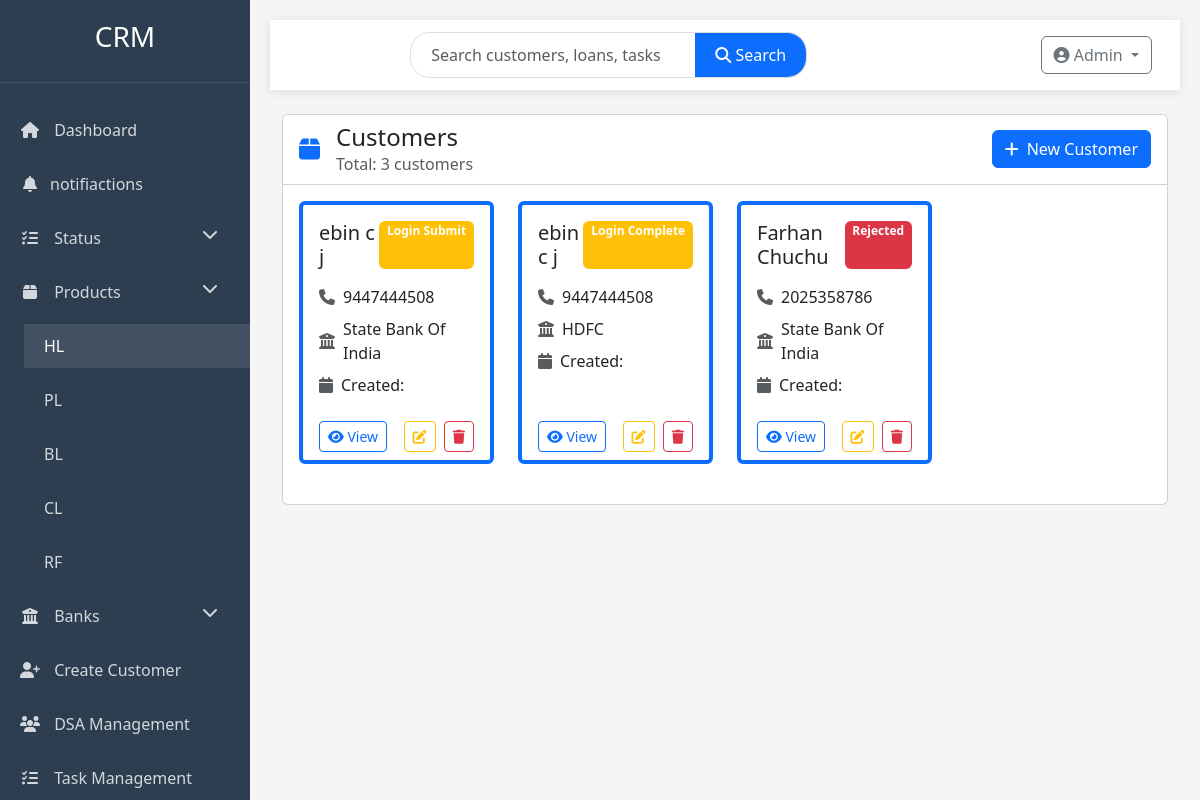
/product_catogory/HL/, run on the app's committed database.
### profiles/models.py (models this page shows, shortened)
class Customer(models.Model):
    f_name = models.CharField(max_length=50)
    l_name = models.CharField(max_length=50)
    phone_num = models.IntegerField()
    product = models.CharField(choices=PRODUCT_CHOICE, max_length=20)
    bank = models.CharField(choices=BANK_CHOICE, max_length=20)
    status = models.CharField(choices=STATUS_CHOICES, max_length=20)
    type = models.CharField(choices=TYPE_CHOICES, max_length=4)
    dsa = models.ForeignKey(DSA, on_delete=models.SET_NULL, null=True, blank=True)
    created_date = models.DateField(auto_now_add=True)

### profiles/views.py (the view)
# urls.py: path('product_catogory/<slug:val>/', views.Pdoduct_Catogory.as_view(),name="product_catogory"),
class Pdoduct_Catogory(View):
    def get(self,request,val):
        product = Customer.objects.filter(product=val)
        titles = product.values('f_name','l_name')
        return render(request,'Product_catogory.html',{'product': product, 'titles': titles})

### templates/Product_catogory.html (shortened to what this page needs)
{% extends 'base.html' %}
{% block content %}
<div class="row animate-fade">
    <div class="col-12">
        <div class="card">
            <div class="card-header bg-white">
                <div class="d-flex justify-content-between align-items-center">
                    <div class="d-flex align-items-center">
                        <i class="fas fa-box me-3 text-primary" style="font-size: 1.5rem;"></i>
                        <div>
                            <h4 class="mb-0">{{ product_name }} Customers</h4>
                            <p class="text-muted mb-0">Total: {{ product.count }} customers</p>
                        </div>
                    </div>
                    <a href="{% url 'create_customer' %}" class="btn btn-primary">
                        <i class="fas fa-plus me-2"></i>New Customer
                    </a>
                </div>
            </div>
            <div class="card-body">
                {% if product %}
                <div class="row">
                    {% for prd in product %}
                    <div class="col-xl-3 col-lg-4 col-md-6 mb-4">
                        <div class="card h-100 border-start border-4
                            {% if prd.product == 'HL' %}border-primary
                            {% elif prd.product == 'PL' %}border-success
                            {% elif prd.product == 'BL' %}border-warning
                            {% elif prd.product == 'CL' %}border-info
                            {% else %}border-secondary{% endif %}">
                            <div class="card-body">
                                <div class="d-flex justify-content-between mb-3">
                                    <h5 class="card-title mb-0">{{ prd.f_name }} {{ prd.l_name }}</h5>
                                    <span class="badge bg-{% if prd.status == 'disp' %}success{% elif prd.status == 'reject' %}danger{% else %}warning{% endif %}">
                                        {{ prd.get_status_display }}
                                    </span>
                                </div>
                                <div class="customer-info">
                                    <div class="d-flex align-items-center mb-2">
                                        <i class="fas fa-phone text-muted me-2"></i>
                                        <span>{{ prd.phone_num }}</span>
                                    </div>
                                    <div class="d-flex align-items-center mb-2">
                                        <i class="fas fa-university text-muted me-2"></i>
                                        <span>{{ prd.get_bank_display }}</span>
                                    </div>
                                    <div class="d-flex align-items-center">
                                        <i class="fas fa-calendar text-muted me-2"></i>
                                        <span>Created: {{ prd.created_at|date:"M d, Y" }}</span>
                                    </div>
                                </div>
                            </div>
                            <div class="card-footer bg-transparent border-0 d-flex justify-content-between">
                                <a href="{% url 'details' prd.pk %}" class="btn btn-sm btn-outline-primary">
                                    <i class="fas fa-eye"></i> View
                                </a>
                                <div>
                                    <a href="{% url 'edit' prd.pk %}" class="btn btn-sm btn-outline-warning me-1">
                                        <i class="fas fa-edit"></i>
                                    </a>
                                    <a href="{% url 'delete' prd.pk %}" class="btn btn-sm btn-outline-danger">
                                        <i class="fas fa-trash"></i>
                                    </a>
                                </div>
                            </div>
                        </div>
                    </div>
                    {% endfor %}
                </div>
                {% else %}
                <div class="text-center py-5">
                    <i class="fas fa-box-open fa-3x text-muted mb-3"></i>
                    <h5>No {{ product_name }} Customers Found</h5>
                    <p class="text-muted">Click the button above to add a new customer</p>
                </div>
                {% endif %}
            </div>
        </div>
    </div>
</div>
{% endblock %}

### templates/base.html (style rules this page uses)
:root { --primary-color: #3498db; --secondary-color: #2c3e50; --accent-color: #e74c3c; --light-color: #ecf0f1; --dark-color: #2c3e50; --sidebar-width: 250px; }
body { font-family: 'Segoe UI', Tahoma, Geneva, Verdana, sans-serif; background-color: #f5f5f5; color: #333; display: flex; min-height: 100vh; overflow-x: hidden; }

### data on the page
Customer: f_name "ebin", l_name "c j", status "Login Submit", phone_num "9447444508", bank "State Bank Of India"
Customer: f_name "ebin", l_name "c j", status "Login Complete", phone_num "9447444508", bank "HDFC"
Customer: f_name "Farhan", l_name "Chuchu", status "Rejected", phone_num "2025358786", bank "State Bank Of India"

### other printed values
{{ product.count }} "3"
